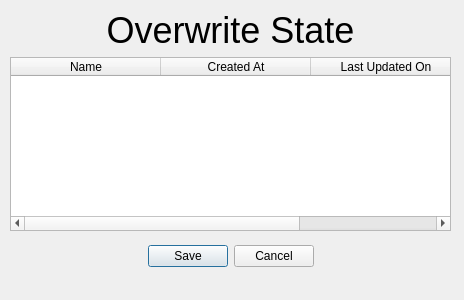
<?xml version="1.0" encoding="UTF-8"?>
<ui version="4.0">
 <class>Dialog</class>
 <widget class="QDialog" name="Dialog">
  <property name="geometry">
   <rect>
    <x>0</x>
    <y>0</y>
    <width>464</width>
    <height>300</height>
   </rect>
  </property>
  <property name="windowTitle">
   <string>Dialog</string>
  </property>
  <widget class="QDialogButtonBox" name="_saveButton">
   <property name="geometry">
    <rect>
     <x>10</x>
     <y>240</y>
     <width>441</width>
     <height>32</height>
    </rect>
   </property>
   <property name="orientation">
    <enum>Qt::Horizontal</enum>
   </property>
   <property name="standardButtons">
    <set>QDialogButtonBox::Cancel|QDialogButtonBox::Save</set>
   </property>
   <property name="centerButtons">
    <bool>true</bool>
   </property>
  </widget>
  <widget class="QWidget" name="verticalLayoutWidget">
   <property name="geometry">
    <rect>
     <x>10</x>
     <y>10</y>
     <width>441</width>
     <height>221</height>
    </rect>
   </property>
   <layout class="QVBoxLayout" name="verticalLayout">
    <item>
     <widget class="QLabel" name="label">
      <property name="font">
       <font>
        <pointsize>27</pointsize>
       </font>
      </property>
      <property name="text">
       <string>Overwrite State</string>
      </property>
      <property name="alignment">
       <set>Qt::AlignCenter</set>
      </property>
     </widget>
    </item>
    <item>
     <widget class="QTableWidget" name="_table">
      <property name="editTriggers">
       <set>QAbstractItemView::NoEditTriggers</set>
      </property>
      <property name="showGrid">
       <bool>true</bool>
      </property>
      <property name="sortingEnabled">
       <bool>false</bool>
      </property>
      <attribute name="horizontalHeaderVisible">
       <bool>true</bool>
      </attribute>
      <attribute name="horizontalHeaderCascadingSectionResizes">
       <bool>false</bool>
      </attribute>
      <attribute name="horizontalHeaderDefaultSectionSize">
       <number>150</number>
      </attribute>
      <attribute name="horizontalHeaderShowSortIndicator" stdset="0">
       <bool>true</bool>
      </attribute>
      <attribute name="horizontalHeaderStretchLastSection">
       <bool>true</bool>
      </attribute>
      <attribute name="verticalHeaderVisible">
       <bool>false</bool>
      </attribute>
      <attribute name="verticalHeaderDefaultSectionSize">
       <number>30</number>
      </attribute>
      <column>
       <property name="text">
        <string>Name</string>
       </property>
      </column>
      <column>
       <property name="text">
        <string>Created At</string>
       </property>
      </column>
      <column>
       <property name="text">
        <string>Last Updated On</string>
       </property>
      </column>
     </widget>
    </item>
   </layout>
  </widget>
 </widget>
 <resources/>
 <connections>
  <connection>
   <sender>_saveButton</sender>
   <signal>accepted()</signal>
   <receiver>Dialog</receiver>
   <slot>accept()</slot>
   <hints>
    <hint type="sourcelabel">
     <x>248</x>
     <y>254</y>
    </hint>
    <hint type="destinationlabel">
     <x>157</x>
     <y>274</y>
    </hint>
   </hints>
  </connection>
  <connection>
   <sender>_saveButton</sender>
   <signal>rejected()</signal>
   <receiver>Dialog</receiver>
   <slot>reject()</slot>
   <hints>
    <hint type="sourcelabel">
     <x>316</x>
     <y>260</y>
    </hint>
    <hint type="destinationlabel">
     <x>286</x>
     <y>274</y>
    </hint>
   </hints>
  </connection>
 </connections>
</ui>
